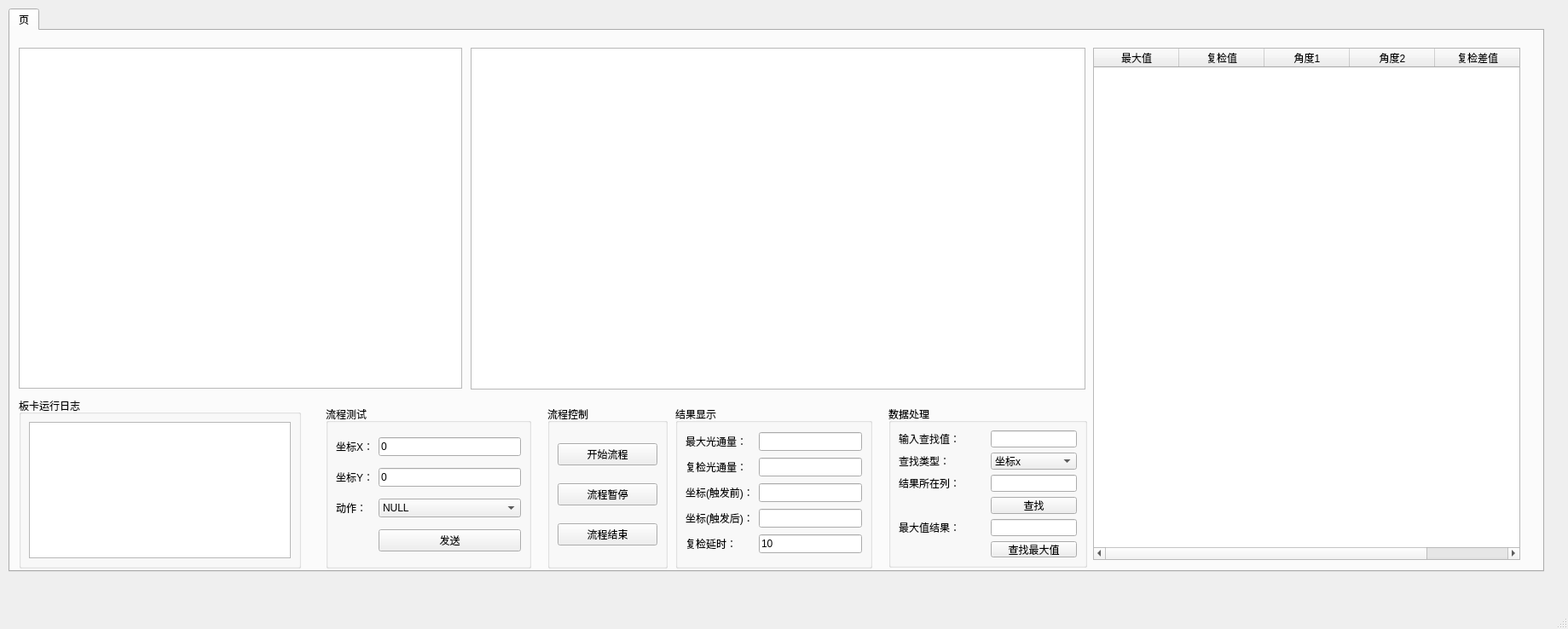
<?xml version="1.0" encoding="UTF-8"?>
<ui version="4.0">
 <class>UserInterface</class>
 <widget class="QMainWindow" name="UserInterface">
  <property name="geometry">
   <rect>
    <x>0</x>
    <y>0</y>
    <width>1839</width>
    <height>738</height>
   </rect>
  </property>
  <property name="windowTitle">
   <string>MainWindow</string>
  </property>
  <widget class="QWidget" name="centralwidget">
   <widget class="QTabWidget" name="tabWidget">
    <property name="geometry">
     <rect>
      <x>10</x>
      <y>10</y>
      <width>1801</width>
      <height>661</height>
     </rect>
    </property>
    <property name="currentIndex">
     <number>0</number>
    </property>
    <widget class="QWidget" name="tab">
     <attribute name="title">
      <string>页</string>
     </attribute>
     <widget class="QGraphicsView" name="gvMain">
      <property name="geometry">
       <rect>
        <x>10</x>
        <y>20</y>
        <width>520</width>
        <height>400</height>
       </rect>
      </property>
      <property name="sizePolicy">
       <sizepolicy hsizetype="Expanding" vsizetype="Expanding">
        <horstretch>0</horstretch>
        <verstretch>0</verstretch>
       </sizepolicy>
      </property>
      <property name="verticalScrollBarPolicy">
       <enum>Qt::ScrollBarAlwaysOff</enum>
      </property>
      <property name="horizontalScrollBarPolicy">
       <enum>Qt::ScrollBarAlwaysOff</enum>
      </property>
      <property name="sizeAdjustPolicy">
       <enum>QAbstractScrollArea::AdjustToContents</enum>
      </property>
      <property name="backgroundBrush">
       <brush brushstyle="SolidPattern">
        <color alpha="255">
         <red>127</red>
         <green>127</green>
         <blue>127</blue>
        </color>
       </brush>
      </property>
      <property name="interactive">
       <bool>true</bool>
      </property>
      <property name="sceneRect">
       <rectf>
        <x>0.000000000000000</x>
        <y>0.000000000000000</y>
        <width>0.000000000000000</width>
        <height>0.000000000000000</height>
       </rectf>
      </property>
     </widget>
     <widget class="QTableWidget" name="tableWidget_vector">
      <property name="geometry">
       <rect>
        <x>540</x>
        <y>20</y>
        <width>721</width>
        <height>401</height>
       </rect>
      </property>
     </widget>
     <widget class="QGroupBox" name="groupBox_test">
      <property name="enabled">
       <bool>true</bool>
      </property>
      <property name="geometry">
       <rect>
        <x>370</x>
        <y>440</y>
        <width>241</width>
        <height>191</height>
       </rect>
      </property>
      <property name="title">
       <string>流程测试</string>
      </property>
      <layout class="QHBoxLayout" name="horizontalLayout">
       <item>
        <layout class="QGridLayout" name="gridLayout_2" columnstretch="1,1">
         <item row="1" column="1">
          <widget class="QLineEdit" name="lineEdit_test_pos_y">
           <property name="text">
            <string>0</string>
           </property>
          </widget>
         </item>
         <item row="2" column="1">
          <widget class="QComboBox" name="comboBox_test_action">
           <item>
            <property name="text">
             <string>NULL</string>
            </property>
           </item>
           <item>
            <property name="text">
             <string>Action_Light_Judge</string>
            </property>
           </item>
           <item>
            <property name="text">
             <string>Action_Rough_Detect</string>
            </property>
           </item>
           <item>
            <property name="text">
             <string>Action_Rough_MoveOver</string>
            </property>
           </item>
           <item>
            <property name="text">
             <string>Action_Fine_Detect</string>
            </property>
           </item>
           <item>
            <property name="text">
             <string>Action_Fine_MoveOver</string>
            </property>
           </item>
           <item>
            <property name="text">
             <string>Action_ReDetect</string>
            </property>
           </item>
           <item>
            <property name="text">
             <string>Action_DetectOver</string>
            </property>
           </item>
          </widget>
         </item>
         <item row="1" column="0">
          <widget class="QLabel" name="label_5">
           <property name="text">
            <string>坐标Y：</string>
           </property>
          </widget>
         </item>
         <item row="2" column="0">
          <widget class="QLabel" name="label_6">
           <property name="text">
            <string>动作：</string>
           </property>
          </widget>
         </item>
         <item row="3" column="1">
          <widget class="QPushButton" name="pushButton_test">
           <property name="text">
            <string>发送</string>
           </property>
          </widget>
         </item>
         <item row="0" column="0">
          <widget class="QLabel" name="label_7">
           <property name="text">
            <string>坐标X：</string>
           </property>
          </widget>
         </item>
         <item row="0" column="1">
          <widget class="QLineEdit" name="lineEdit_test_pos_x">
           <property name="text">
            <string>0</string>
           </property>
          </widget>
         </item>
        </layout>
       </item>
      </layout>
     </widget>
     <widget class="QGroupBox" name="groupBox">
      <property name="geometry">
       <rect>
        <x>630</x>
        <y>440</y>
        <width>141</width>
        <height>191</height>
       </rect>
      </property>
      <property name="title">
       <string>流程控制</string>
      </property>
      <layout class="QHBoxLayout" name="horizontalLayout_2">
       <item>
        <layout class="QVBoxLayout" name="verticalLayout">
         <item>
          <widget class="QPushButton" name="pushButton_run_process">
           <property name="text">
            <string>开始流程</string>
           </property>
          </widget>
         </item>
         <item>
          <widget class="QPushButton" name="pushButton_stop_process">
           <property name="text">
            <string>流程暂停</string>
           </property>
          </widget>
         </item>
         <item>
          <widget class="QPushButton" name="pushButton_quit_process">
           <property name="text">
            <string>流程结束</string>
           </property>
          </widget>
         </item>
        </layout>
       </item>
      </layout>
     </widget>
     <widget class="QGroupBox" name="groupBox_2">
      <property name="geometry">
       <rect>
        <x>780</x>
        <y>440</y>
        <width>231</width>
        <height>191</height>
       </rect>
      </property>
      <property name="title">
       <string>结果显示</string>
      </property>
      <layout class="QHBoxLayout" name="horizontalLayout_3">
       <item>
        <layout class="QGridLayout" name="gridLayout">
         <item row="0" column="1">
          <widget class="QLineEdit" name="lineEdit_max_value"/>
         </item>
         <item row="2" column="1">
          <widget class="QLineEdit" name="lineEdit_position_1"/>
         </item>
         <item row="1" column="1">
          <widget class="QLineEdit" name="lineEdit_redet_value"/>
         </item>
         <item row="2" column="0">
          <widget class="QLabel" name="label_2">
           <property name="text">
            <string>坐标(触发前)：</string>
           </property>
          </widget>
         </item>
         <item row="0" column="0">
          <widget class="QLabel" name="label">
           <property name="text">
            <string>最大光通量：</string>
           </property>
          </widget>
         </item>
         <item row="1" column="0">
          <widget class="QLabel" name="label_3">
           <property name="text">
            <string>复检光通量：</string>
           </property>
          </widget>
         </item>
         <item row="3" column="1">
          <widget class="QLineEdit" name="lineEdit_position_2"/>
         </item>
         <item row="3" column="0">
          <widget class="QLabel" name="label_4">
           <property name="text">
            <string>坐标(触发后)：</string>
           </property>
          </widget>
         </item>
         <item row="4" column="0">
          <widget class="QLabel" name="label_12">
           <property name="text">
            <string>复检延时：</string>
           </property>
          </widget>
         </item>
         <item row="4" column="1">
          <widget class="QLineEdit" name="lineEdit_position_3">
           <property name="text">
            <string>10</string>
           </property>
          </widget>
         </item>
        </layout>
       </item>
      </layout>
     </widget>
     <widget class="QGroupBox" name="groupBox_3">
      <property name="geometry">
       <rect>
        <x>1030</x>
        <y>440</y>
        <width>233</width>
        <height>190</height>
       </rect>
      </property>
      <property name="title">
       <string>数据处理</string>
      </property>
      <layout class="QHBoxLayout" name="horizontalLayout_4">
       <item>
        <layout class="QGridLayout" name="gridLayout_3" columnstretch="3,3">
         <item row="4" column="1">
          <widget class="QLineEdit" name="lineEdit_maxValue"/>
         </item>
         <item row="0" column="0">
          <widget class="QLabel" name="label_8">
           <property name="text">
            <string>输入查找值：</string>
           </property>
          </widget>
         </item>
         <item row="1" column="0">
          <widget class="QLabel" name="label_9">
           <property name="text">
            <string>查找类型：</string>
           </property>
          </widget>
         </item>
         <item row="0" column="1">
          <widget class="QLineEdit" name="lineEdit_search_value"/>
         </item>
         <item row="2" column="1">
          <widget class="QLineEdit" name="lineEdit_search_result"/>
         </item>
         <item row="1" column="1">
          <widget class="QComboBox" name="comboBox_search_value">
           <item>
            <property name="text">
             <string>坐标x</string>
            </property>
           </item>
           <item>
            <property name="text">
             <string>坐标y</string>
            </property>
           </item>
           <item>
            <property name="text">
             <string>差值x</string>
            </property>
           </item>
           <item>
            <property name="text">
             <string>差值y</string>
            </property>
           </item>
           <item>
            <property name="text">
             <string>光通量</string>
            </property>
           </item>
          </widget>
         </item>
         <item row="2" column="0">
          <widget class="QLabel" name="label_10">
           <property name="text">
            <string>结果所在列：</string>
           </property>
          </widget>
         </item>
         <item row="3" column="1">
          <widget class="QPushButton" name="pushButton_search_value">
           <property name="text">
            <string>查找</string>
           </property>
          </widget>
         </item>
         <item row="5" column="1">
          <widget class="QPushButton" name="pushButton_search_max_value">
           <property name="text">
            <string>查找最大值</string>
           </property>
          </widget>
         </item>
         <item row="4" column="0">
          <widget class="QLabel" name="label_11">
           <property name="text">
            <string>最大值结果：</string>
           </property>
          </widget>
         </item>
        </layout>
       </item>
      </layout>
     </widget>
     <widget class="QGroupBox" name="groupBox_4">
      <property name="geometry">
       <rect>
        <x>10</x>
        <y>430</y>
        <width>331</width>
        <height>201</height>
       </rect>
      </property>
      <property name="title">
       <string>板卡运行日志</string>
      </property>
      <layout class="QHBoxLayout" name="horizontalLayout_5">
       <item>
        <widget class="QTextEdit" name="textEdit"/>
       </item>
      </layout>
     </widget>
     <widget class="QTableWidget" name="tableWidget">
      <property name="geometry">
       <rect>
        <x>1270</x>
        <y>20</y>
        <width>501</width>
        <height>601</height>
       </rect>
      </property>
      <property name="verticalScrollBarPolicy">
       <enum>Qt::ScrollBarAsNeeded</enum>
      </property>
      <property name="horizontalScrollBarPolicy">
       <enum>Qt::ScrollBarAsNeeded</enum>
      </property>
      <property name="sizeAdjustPolicy">
       <enum>QAbstractScrollArea::AdjustIgnored</enum>
      </property>
      <column>
       <property name="text">
        <string>最大值</string>
       </property>
      </column>
      <column>
       <property name="text">
        <string>复检值</string>
       </property>
      </column>
      <column>
       <property name="text">
        <string>角度1</string>
       </property>
      </column>
      <column>
       <property name="text">
        <string>角度2</string>
       </property>
      </column>
      <column>
       <property name="text">
        <string>复检差值</string>
       </property>
      </column>
     </widget>
    </widget>
   </widget>
  </widget>
  <widget class="QMenuBar" name="menubar">
   <property name="geometry">
    <rect>
     <x>0</x>
     <y>0</y>
     <width>1839</width>
     <height>23</height>
    </rect>
   </property>
  </widget>
  <widget class="QStatusBar" name="statusbar"/>
 </widget>
 <resources/>
 <connections/>
</ui>
